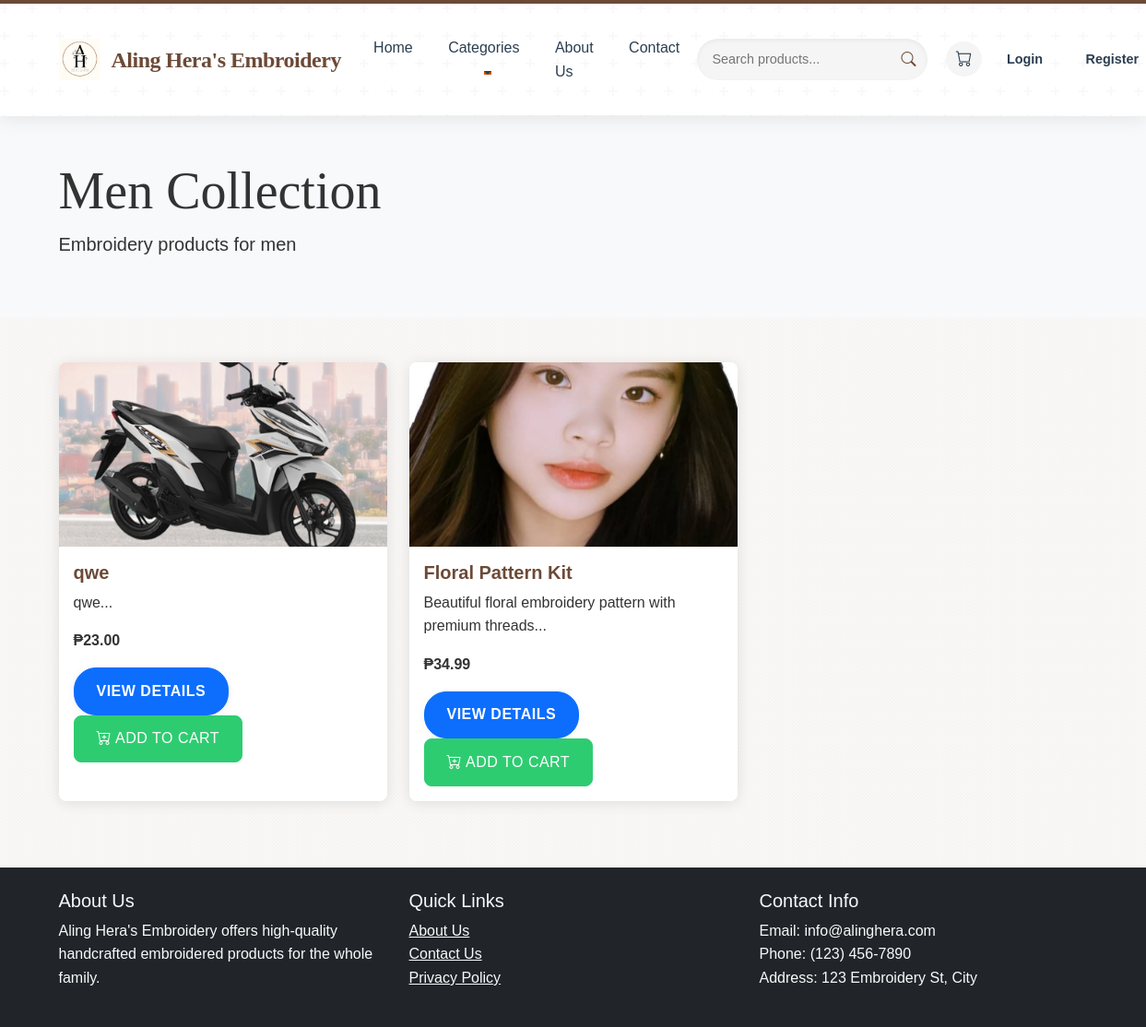
The page /category.php?cat=men on the database its author committed.
### tables this page shows
CREATE TABLE `categories` (
  `id` int(11) NOT NULL,
  `name` varchar(50) NOT NULL,
  `description` text DEFAULT NULL,
  `created_at` timestamp NOT NULL DEFAULT current_timestamp()
);

CREATE TABLE `products` (
  `id` int(11) NOT NULL,
  `category_id` int(11) DEFAULT NULL,
  `name` varchar(100) NOT NULL,
  `description` text DEFAULT NULL,
  `price` decimal(10,2) NOT NULL,
  `stock` int(11) NOT NULL DEFAULT 0,
  `image` varchar(255) DEFAULT NULL,
  `sizes` varchar(255) DEFAULT NULL,
  `created_at` timestamp NOT NULL DEFAULT current_timestamp()
);

### category.php (the view, shortened to what this page needs)
<?php
require_once "config/database.php";
$category = isset($_GET['cat']) ? strtolower($_GET['cat']) : '';
$sql = "SELECT * FROM categories WHERE LOWER(name) = ?";
$stmt = mysqli_prepare($conn, $sql);
mysqli_stmt_bind_param($stmt, "s", $category);
mysqli_stmt_execute($stmt);
$category_result = mysqli_stmt_get_result($stmt);
$category_data = mysqli_fetch_assoc($category_result);
$sql = "SELECT * FROM products WHERE category_id = ? ORDER BY created_at DESC";
$stmt = mysqli_prepare($conn, $sql);
mysqli_stmt_bind_param($stmt, "i", $category_data['id']);
mysqli_stmt_execute($stmt);
$products = mysqli_stmt_get_result($stmt);
?>
<!DOCTYPE html>
<html lang="en">
<head>
    <link href="https://cdn.jsdelivr.net/npm/bootstrap@5.1.3/dist/css/bootstrap.min.css" rel="stylesheet">
    <link rel="stylesheet" href="https://cdn.jsdelivr.net/npm/bootstrap-icons@1.7.2/font/bootstrap-icons.css">
    <link rel="stylesheet" href="assets/css/style.css">
</head>
<body>
    <?php include 'navigation.php'; ?>
    <div class="bg-light py-5">
        <div class="container">
            <h1 class="display-4"><?php echo ucfirst($category); ?> Collection</h1>
            <p class="lead"><?php echo $category_data['description']; ?></p>
        </div>
    </div>
    <div class="container py-5">
        <div class="row">
            <?php while($product = mysqli_fetch_assoc($products)): ?>
                <div class="col-md-4 mb-4">
                    <div class="card h-100">
                        <img src="<?php echo $product['image']; ?>" class="card-img-top" alt="<?php echo $product['name']; ?>">
                        <div class="card-body">
                            <h5 class="card-title"><?php echo $product['name']; ?></h5>
                            <p class="card-text"><?php echo substr($product['description'], 0, 100) . '...'; ?></p>
                            <p class="card-text"><strong>₱<?php echo number_format($product['price'], 2); ?></strong></p>
                            <a href="product.php?id=<?php echo $product['id']; ?>" class="btn btn-primary">View Details</a>
                            <?php if($product['stock'] > 0): ?>
                                <button class="btn btn-success add-to-cart" data-product-id="<?php echo $product['id']; ?>">
                                    <i class="bi bi-cart-plus"></i> Add to Cart
                                </button>
                            <?php else: ?>
                                <button class="btn btn-secondary" disabled>Out of Stock</button>
                            <?php endif; ?>
                        </div>
                    </div>
                </div>
            <?php endwhile; ?>
        </div>
    </div>
    <footer class="bg-dark text-light py-4">
        <div class="container">
            <div class="row">
                <div class="col-md-4">
                    <h5>About Us</h5>
                    <p>Aling Hera's Embroidery offers high-quality handcrafted embroidered products for the whole family.</p>
                </div>
                <div class="col-md-4">
                    <h5>Quick Links</h5>
                    <ul class="list-unstyled">
                        <li><a href="about.php" class="text-light">About Us</a></li>
                        <li><a href="contact.php" class="text-light">Contact Us</a></li>
                        <li><a href="privacy.php" class="text-light">Privacy Policy</a></li>
                    </ul>
                </div>
                <div class="col-md-4">
                    <h5>Contact Info</h5>
                    <ul class="list-unstyled">
                        <li>Email: info@alinghera.com</li>
                        <li>Phone: (123) 456-7890</li>
                        <li>Address: 123 Embroidery St, City</li>
                    </ul>
                </div>
            </div>
        </div>
    </footer>
</body>
</html>

### navigation.php (shortened to what this page needs)
<header class="site-header">
    <nav class="navbar navbar-expand-lg navbar-light">
        <div class="container">
            <a class="navbar-brand" href="index.php">
                <img src="assets/images/logo.png" alt="Aling Hera's Embroidery Logo" class="brand-logo">
                Aling Hera's Embroidery
            </a>
            <div class="collapse navbar-collapse" id="navbarNav">
                <ul class="navbar-nav mx-auto">
                    <li class="nav-item">
                        <a class="nav-link <?php echo basename($_SERVER['PHP_SELF']) == 'index.php' ? 'active' : ''; ?>" href="index.php">Home</a>
                    </li>
                    <li class="nav-item dropdown">
                        <a class="nav-link dropdown-toggle" href="#" id="categoriesDropdown" role="button" data-bs-toggle="dropdown">
                            Categories
                        </a>
                    </li>
                    <li class="nav-item">
                        <a class="nav-link <?php echo basename($_SERVER['PHP_SELF']) == 'about.php' ? 'active' : ''; ?>" href="about.php">About Us</a>
                    </li>
                    <li class="nav-item">
                        <a class="nav-link <?php echo basename($_SERVER['PHP_SELF']) == 'contact.php' ? 'active' : ''; ?>" href="contact.php">Contact</a>
                    </li>
                </ul>
                <div class="header-actions">
                    <div class="search-nav-container">
                        <input type="text" id="searchInput" class="search-nav-input" placeholder="Search products...">
                        <button class="search-btn"><i class="bi bi-search"></i></button>
                    </div>
                    <ul class="navbar-nav">
                        <li class="nav-item">
                            <?php if(isset($_SESSION['user_id'])): ?>
                                <a class="nav-link icon-link <?php echo basename($_SERVER['PHP_SELF']) == 'cart.php' ? 'active' : ''; ?>" href="cart.php" title="Cart">
                                    <i class="bi bi-cart"></i>
                                    <span class="badge bg-primary cart-count" style="display: none;">0</span>
                                </a>
                            <?php else: ?>
                                <a class="nav-link icon-link" href="#" id="cartLoginBtn" title="Cart">
                                    <i class="bi bi-cart"></i>
                                </a>
                            <?php endif; ?>
                        </li>
                        <?php if(isset($_SESSION['user_id'])): ?>
                            <li class="nav-item">
                                <a class="nav-link icon-link <?php echo basename($_SERVER['PHP_SELF']) == 'profile.php' ? 'active' : ''; ?>" href="profile.php" title="Profile">
                                    <i class="bi bi-person"></i>
                                </a>
                            </li>
                            <li class="nav-item dropdown">
                                <a class="nav-link dropdown-toggle icon-link" href="#" id="userDropdown" role="button" data-bs-toggle="dropdown" aria-expanded="false">
                                    <i class="bi bi-box-arrow-right"></i>
                                </a>
                                <ul class="dropdown-menu dropdown-menu-end" aria-labelledby="userDropdown">
                                    <?php if(isset($_SESSION['role']) && $_SESSION['role'] === 'admin'): ?>
                                        <li><a class="dropdown-item" href="admin/dashboard.php"><i class="bi bi-speedometer2 me-2"></i>Admin Dashboard</a></li>
                                        <li><hr class="dropdown-divider"></li>
                                    <?php endif; ?>
                                    <li><a class="dropdown-item" href="#" id="logoutBtn">Logout</a></li>
                                </ul>
                            </li>
                        <?php else: ?>
                            <li class="nav-item">
                                <a class="nav-link auth-link <?php echo basename($_SERVER['PHP_SELF']) == 'login.php' ? 'active' : ''; ?>" href="login.php">Login</a>
                            </li>
                            <li class="nav-item">
                                <a class="nav-link auth-link <?php echo basename($_SERVER['PHP_SELF']) == 'register.php' ? 'active' : ''; ?>" href="register.php">Register</a>
                            </li>
                        <?php endif; ?>
                    </ul>
                </div>
            </div>
        </div>
    </nav>
</header>

### assets/css/style.css (style rules this page uses)
:root { --primary-color: #6c4a37; --secondary-color: #d35400; --accent-color: #3498db; --light-color: #f8f5f2; --dark-color: #2c3e50; --success-color: #2ecc71; --warning-color: #f1c40f; --danger-color: #e74c3c; --text-color: #333; --border-radius: 8px; --box-shadow: 0 2px 15px rgba(0, 0, 0, 0.1); --transition: all 0.3s ease; --header-gradient-start: #6c4a37; --header-gradient-end: #8c6d5c; --nav-hover-color: #d35400; --soft-bg: #f9f7f5; --text-muted: #6c757d; }
body { font-family: 'Poppins', sans-serif; color: var(--text-color); line-height: 1.6; background-color: var(--soft-bg); }
h1, h2, h3, .hero-title, .section-title, .navbar-brand { font-family: 'Playfair Display', serif; }
.site-header { position: relative; z-index: 100; }
.navbar { background-color: white !important; box-shadow: 0 4px 20px rgba(0, 0, 0, 0.08); padding: 1.2rem 0; position: relative; border-top: 4px solid var(--primary-color); }
.navbar::after { content: ''; position: absolute; bottom: 0; left: 0; right: 0; height: 1px; background: linear-gradient(to right, transparent, var(--primary-color), transparent); opacity: 0.1; }
.navbar-brand { font-weight: 700; color: var(--primary-color) !important; font-size: 1.5rem; display: flex; align-items: center; letter-spacing: -0.5px; }
.brand-logo { width: 45px; height: 45px; object-fit: contain; margin-right: 12px; transition: transform 0.3s ease; }
.nav-link { color: var(--dark-color) !important; font-weight: 500; padding: 1rem 1.2rem !important; transition: var(--transition); position: relative; }
.nav-link::after { content: ''; position: absolute; bottom: 0; left: 50%; width: 0; height: 2px; background-color: var(--secondary-color); transition: all 0.3s ease; transform: translateX(-50%); }
.header-actions { display: flex; align-items: center; }
.icon-link { display: flex; align-items: center; justify-content: center; width: 38px; height: 38px; border-radius: 50%; background-color: #f5f5f5; margin-left: 10px; transition: var(--transition); }
.icon-link i { font-size: 1.1rem; }
.auth-link { padding: 0.5rem 1.2rem !important; border-radius: 20px; margin-left: 8px; font-weight: 600; font-size: 0.9rem; transition: var(--transition); }
.card { border: none; border-radius: var(--border-radius); box-shadow: var(--box-shadow); transition: var(--transition); overflow: hidden; }
.card-img-top { height: 200px; object-fit: cover; }
.card-title { font-weight: 600; color: var(--primary-color); }
.btn { padding: 0.8rem 1.5rem; border-radius: var(--border-radius); font-weight: 500; text-transform: uppercase; letter-spacing: 0.5px; transition: var(--transition); }
.btn-primary, .btn-outline-primary { border-radius: 24px; font-weight: 600; box-shadow: 0 2px 8px rgba(44,62,80,0.07); }
.btn-success { background-color: var(--success-color); border-color: var(--success-color); }
.search-nav-container { position: relative; width: 250px; margin-right: 10px; }
.search-nav-input { width: 100%; padding: 0.7rem 1rem; padding-right: 40px; border: none; background-color: #f5f5f5; border-radius: 24px; font-size: 0.9rem; transition: var(--transition); box-shadow: inset 0 2px 5px rgba(0, 0, 0, 0.05); }
.search-btn { position: absolute; right: 5px; top: 50%; transform: translateY(-50%); background: none; border: none; width: 32px; height: 32px; display: flex; align-items: center; justify-content: center; color: var(--primary-color); cursor: pointer; transition: var(--transition); }
.navbar-brand { animation: fadeIn 0.8s ease-out; }
.navbar-nav .nav-item { opacity: 0; animation: fadeIn 0.5s ease-out forwards; }
.navbar-nav .nav-item:nth-child(1) { animation-delay: 0.1s; }
.navbar-nav .nav-item:nth-child(2) { animation-delay: 0.2s; }
.navbar-nav .nav-item:nth-child(3) { animation-delay: 0.3s; }
.navbar-nav .nav-item:nth-child(4) { animation-delay: 0.4s; }
.search-nav-container { opacity: 0; animation: fadeIn 0.5s ease-out 0.5s forwards; }
.header-actions .nav-item { opacity: 0; animation: fadeIn 0.5s ease-out forwards; }
.header-actions .nav-item:nth-child(1) { animation-delay: 0.6s; }
.header-actions .nav-item:nth-child(2) { animation-delay: 0.7s; }
.header-actions .nav-item:nth-child(3) { animation-delay: 0.8s; }

### rows shown on the page
categories: description "Embroidery products for men"
products: image (picture), name "qwe", description "qwe", price "23.00"
products: image (picture), name "Floral Pattern Kit", description "Beautiful floral embroidery pattern with premium threads", price "34.99"

### other values the page prints
$category "Men"
